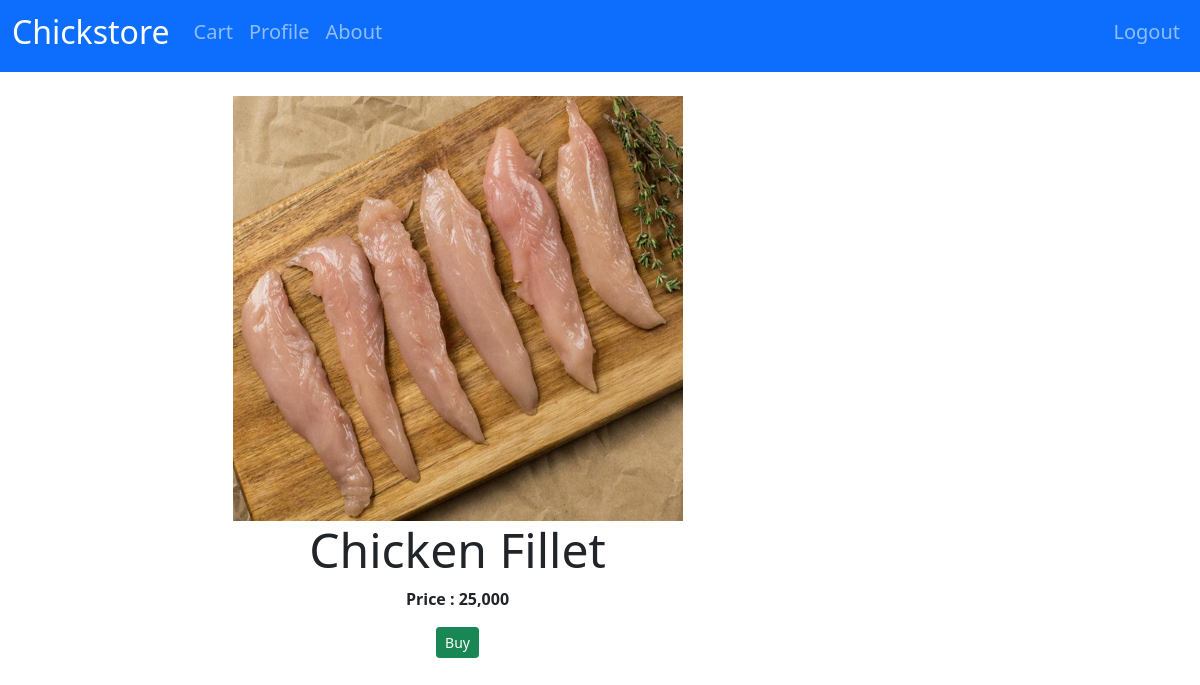
Before: /product/2 (signed in) with the older database file.
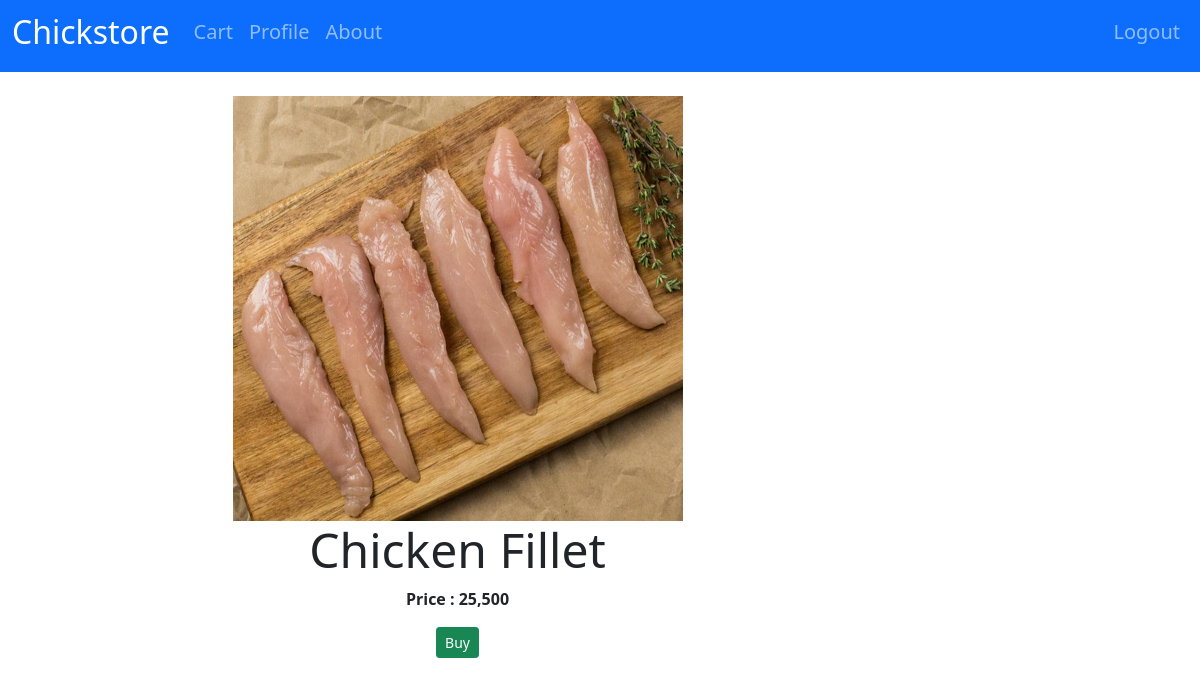
After: the same page with the newer database file.
### account/models.py (models this page shows, shortened)
class Product(models.Model):
    name = models.CharField(max_length=200)
    price = models.BigIntegerField()
    extra = models.CharField(max_length=200)
    picture = models.ImageField(
        upload_to='products', validators=[validate_image])
    date_added = models.DateField(auto_now_add=True, null=True)
    placeholder = models.BooleanField(default=False)

### account/decorators.py (the view)
        def wrapper_func(request, *args, **kwargs):
            if request.user.group.name == allowed_roles[0]:
                return view_func(request, *args, **kwargs)
            if request.user.group.name == 'staff':
                return redirect('staff_page')
            else:
                return HttpResponse("Unauthorized access!")

### account/views.py (called while the page is built, shortened)
@login_required(login_url='login')
@allowed_users(allowed_roles=['customer'])
def productpage(request, product_id):
    product = get_object_or_404(Product, pk=product_id)
    current_user = request.user
    context = {
        'product': product
    }
    return render(request, 'chickstore/productpage.html', context)

### templates/chickstore/productpage.html (shortened to what this page needs)
{% extends 'common/base.html' %}
{% block content %}
{% load humanize %}
{% load static %}
<div class="row justify-content-center mt-4">
    <div class="col col-md-5 text-center mb-3">
        {% if product.id == 1 %}
        <img src="{% static 'products/egg.jpg' %}" width="450rem" , height="425rem">
        {% elif product.id == 2 %}
        <img src="{% static 'products/chicken_fillet.jpg' %}" width="450rem" , height="425rem">
        {% elif product.id == 3 %}
        <img src="{% static 'products/chicken_breast.jpg' %}" width="450rem" , height="425rem">
        {% elif product.id == 4 %}
        <img src="{% static 'products/chicken_wings.jpg' %}" width="450rem" , height="425rem">
        {% elif product.id == 5 %}
        <img src="{% static 'products/chicken_feet.jpg' %}" width="450rem" , height="425rem">
        {% else %}
        <img src="{{product.picture.url}}" width="450rem" , height="425rem">
        {% endif %}
        <h3 class="display-5">{{product.name}}</h3>
        <strong>
            <p>Price : {{product.price|intcomma}}</p>
        </strong>
        <button class="btn btn-sm btn-success" onclick="buy()">Buy</button>
    </div>
    <div class="col col-md-3">
    </div>
</div>
{% endblock %}

Changed rows visible on the page:
changed Product "Chicken Fillet": price "25,000" → "25,500"
